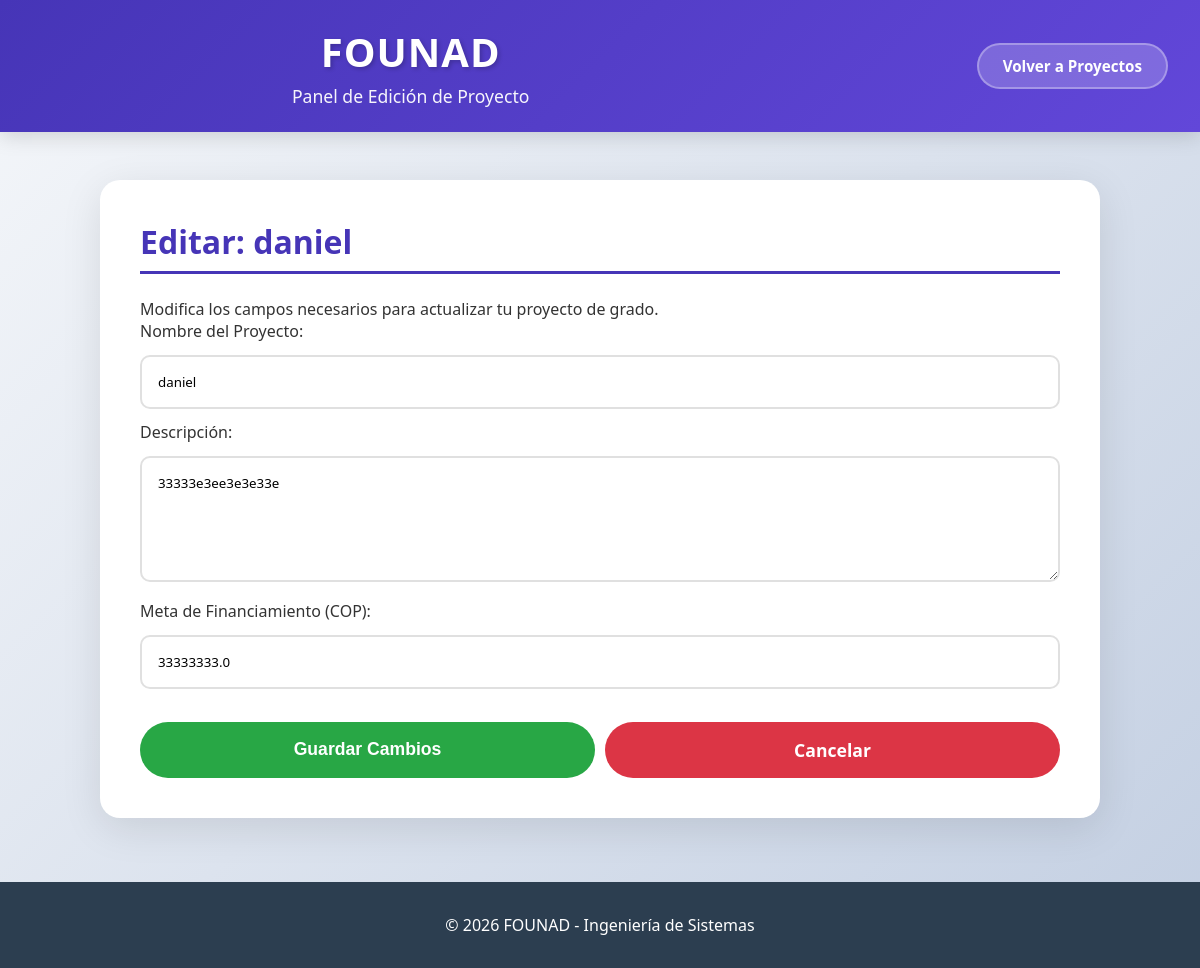
Before: /editar_proyecto/1 with the older database file.
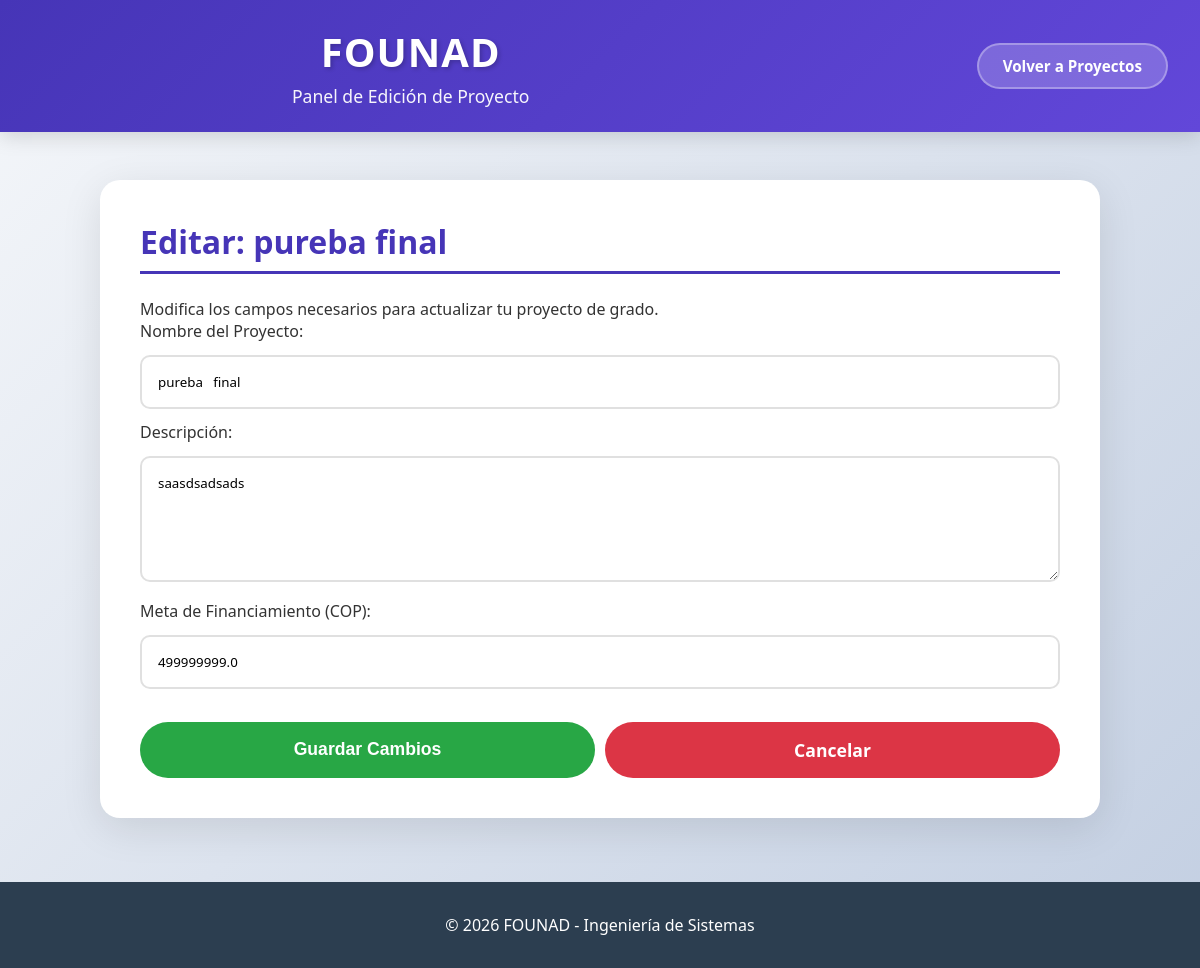
After: the same page with the newer database file.
### tables this page shows
CREATE TABLE proyectos (
                id INTEGER PRIMARY KEY AUTOINCREMENT, 
                nombre TEXT, 
                descripcion TEXT, 
                categoria TEXT, 
                meta REAL, 
                fecha_limite TEXT, 
                archivo_ruta TEXT, 
                imagen_ruta TEXT, 
                video_url TEXT, 
                id_usuario INTEGER,
                FOREIGN KEY (id_usuario) REFERENCES usuarios (id)
            );

### app.py (the view, shortened to what this page needs)
@app.route('/editar_proyecto/<int:id>', methods=['GET', 'POST'])
def editar_proyecto(id):
    db = get_db_connection()
    proyecto = db.execute('SELECT * FROM proyectos WHERE id = ?', (id,)).fetchone()
    db.close()
    return render_template('editar.html', proyecto=proyecto)

### app.py (called while the page is built)
def get_db_connection():
    conexion = sqlite3.connect('founad.db')
    conexion.row_factory = sqlite3.Row
    return conexion

### templates/editar.html (shortened to what this page needs)
<!DOCTYPE html>
<html lang="es">
<head>
    <link rel="stylesheet" href="{{ url_for('static', filename='css/founad.css') }}">
</head>
<body>
    <header>
        <div class="header-content">
            <div class="title-container">
                <h1>FOUNAD</h1>
                <p>Panel de Edición de Proyecto</p>
            </div>
            <div class="user-actions">
                <a href="/proyectos" class="btn-user">Volver a Proyectos</a>
            </div>
        </div>
    </header>
    <div class="container">
        <section class="form-section">
            <h2>Editar: {{ proyecto['nombre'] }}</h2>
            <p>Modifica los campos necesarios para actualizar tu proyecto de grado.</p>
            <form action="/editar_proyecto/{{ proyecto['id'] }}" method="POST" class="upload-form">
                <label for="nombre">Nombre del Proyecto:</label>
                <input type="text" id="nombre" name="nombre" value="{{ proyecto['nombre'] }}" required>
                <label for="descripcion">Descripción:</label>
                <textarea id="descripcion" name="descripcion" rows="5" required>{{ proyecto['descripcion'] }}</textarea>
                <label for="meta">Meta de Financiamiento (COP):</label>
                <input type="number" id="meta" name="meta" value="{{ proyecto['meta'] }}" required>
                <div style="margin-top: 20px; display: flex; gap: 10px;">
                    <button type="submit" class="btn" style="background: #28a745; flex: 1;">Guardar Cambios</button>
                    <a href="/proyectos" class="btn" style="background: #dc3545; text-decoration: none; text-align: center; flex: 1;">Cancelar</a>
                </div>
            </form>
        </section>
    </div>
    <footer>
        &copy; 2026 FOUNAD - Ingeniería de Sistemas
    </footer>
</body>
</html>

Changed rows visible on the page:
changed proyectos: nombre "daniel" → "pureba final"; descripcion "33333e3ee3e3e33e" → "saasdsadsads"; meta "33333333.0" → "499999999.0"
